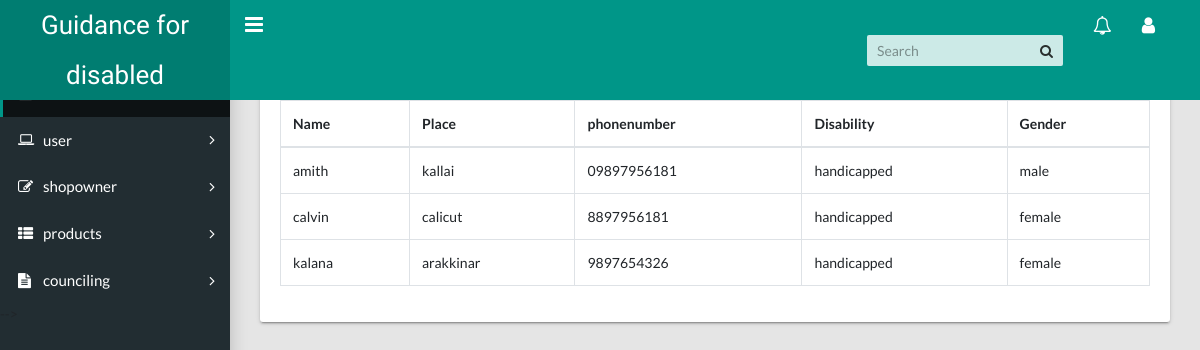
Page /viewuser on the committed database.
### disabled/models.py (models this page shows, shortened)
class userreg(models.Model):
    name=models.CharField(max_length=20)
    place=models.CharField(max_length=20)
    phone=models.CharField(max_length=20)
    login_id=models.OneToOneField(Log,on_delete=models.CASCADE)
    disability=models.CharField(max_length=20)
    gender=models.CharField(max_length=20)
    role=models.CharField(max_length=10)
    userstatus=models.CharField(max_length=10)

### disabled/views.py (the view)
# urls.py: path("viewuser",views.admin_viewuser,name="admin_viewuser"),
def admin_viewuser(request):
    data=userreg.objects.all()
    return render(request,'viewuser.html',{'data':data})

### disabled/templates/viewuser.html (shortened to what this page needs)
<!DOCTYPE html>
<html lang="en">
  <head>
    <link rel="stylesheet" type="text/css" href="../static/css/main.css">
    <link rel="stylesheet" type="text/css" href="https://maxcdn.bootstrapcdn.com/font-awesome/4.7.0/css/font-awesome.min.css">
  </head>
  <body class="app sidebar-mini">
    <header class="app-header"><a class="app-header__logo" href="{% url 'admin_viewuser' %}">Guidance for disabled</a>
      <a class="app-sidebar__toggle" href="#" data-toggle="sidebar" aria-label="Hide Sidebar"></a>
      <ul class="app-nav">
        <li class="app-search">
          <input class="app-search__input" type="search" placeholder="Search">
          <button class="app-search__button"><i class="fa fa-search"></i></button>
        </li>
        <li class="dropdown"><a class="app-nav__item" href="#" data-toggle="dropdown" aria-label="Show notifications"><i class="fa fa-bell-o fa-lg"></i></a>
        </li>
        <li class="dropdown"><a class="app-nav__item" href="#" data-toggle="dropdown" aria-label="Open Profile Menu"><i class="fa fa-user fa-lg"></i></a>
        </li>
      </ul>
    </header>
    <aside class="app-sidebar">
      <ul class="app-menu">
        <li><a class="app-menu__item active" href="{% url 'admin_dashboard' %}"><span class="app-menu__label">Dashboard</span></a></li>
        <li class="treeview"><a class="app-menu__item" href="#" data-toggle="treeview"><i class="app-menu__icon fa fa-laptop"></i><span class="app-menu__label">user</span><i class="treeview-indicator fa fa-angle-right"></i></a>
        </li>
        <li class="treeview"><a class="app-menu__item" href="#" data-toggle="treeview"><i class="app-menu__icon fa fa-edit"></i><span class="app-menu__label">shopowner</span><i class="treeview-indicator fa fa-angle-right"></i></a>
        </li>
        <li class="treeview"><a class="app-menu__item" href="#" data-toggle="treeview"><i class="app-menu__icon fa fa-th-list"></i><span class="app-menu__label">products</span><i class="treeview-indicator fa fa-angle-right"></i></a>
        </li>
        <li class="treeview"><a class="app-menu__item" href="#" data-toggle="treeview"><i class="app-menu__icon fa fa-file-text"></i><span class="app-menu__label">counciling</span><i class="treeview-indicator fa fa-angle-right"></i></a>
        </li>
    </aside>
    <main class="app-content">
        <div class="row">
          <div class="col-md-12">
            <div class="tile">
              <div class="tile-body">
                <div class="table-responsive">
                  <table class="table table-hover table-bordered" id="sampleTable">
                    <thead>
                      <tr>
                        <th>Name</th>
                        <th>Place</th>
                        <th>phonenumber</th>
                        <th>Disability</th>
                        <th>Gender</th>
                      </tr>
                    </thead>
                    <tbody>
                      {% for i in data %}
                      {% if i.userstatus == "1" %}
                      <tr>
                        <td>{{i.name}}</td>
                        <td>{{i.place}}</td>
                        <td>{{i.phone}}</td>
                        <td>{{i.disability}}</td>
                        <td>{{i.gender}}</td>
                      </tr>
                      {% endif %}
                      {% endfor %}
                    </tbody>
                  </table>
                </div>
              </div>
            </div>
          </div>
        </div>
      </main>
  </body>
</html>

### rows in the picture
userreg: name "amith", place "kallai", phone "09897956181", disability "handicapped", gender "male"
userreg: name "calvin", place "calicut", phone "8897956181", disability "handicapped", gender "female"
userreg: name "kalana", place "arakkinar", phone "9897654326", disability "handicapped", gender "female"
